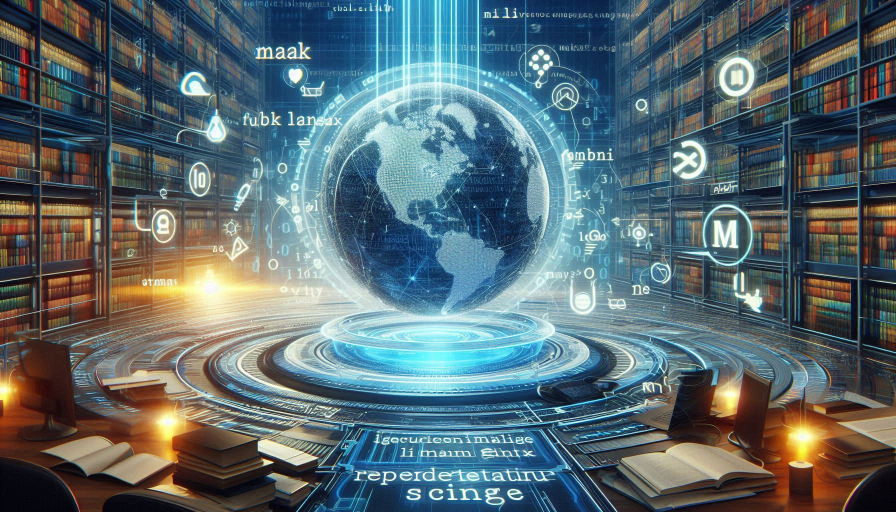
#> input picture Programación/005-Lectura y escritura de información/007-Interfaces gráficas/marcas.jpeg, 1792 x 1024 px (shown at 1/2 size)
$ python '030-genero muchas imagenes.py'
#> lines starting #> are read from the running program, lines starting #| are printed output that depends on the picture
from PIL import Image, ImageDraw, ImageFont

for numeroclase in range(0,10):
    imagencargada = Image.open('marcas.jpeg')
#> imagencargada is the input picture: PIL image 1792x1024 RGB; mean R, G, B 88.8, 106, 111.4

    escalada = imagencargada.resize((1920,1080))

    width, height = 1024, 1024

    imagen = Image.new(
        'RGB',
        (width, height),
        color = (255, 0, 0)
        )
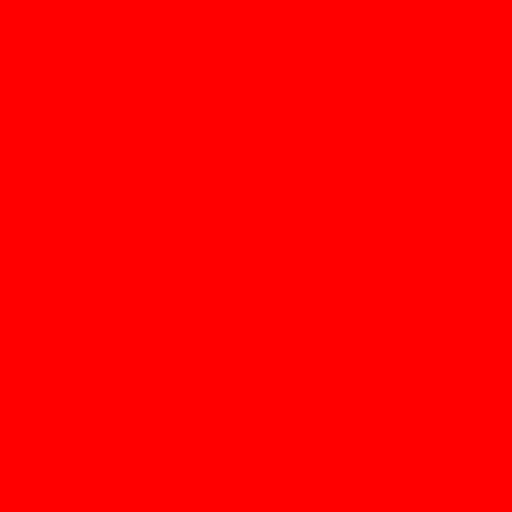
#> imagen: PIL image 1024x1024 RGB (shown at 1/2 size); mean R, G, B 255, 0, 0

    imagen.paste(
        imagencargada,
        (0,0)
        )
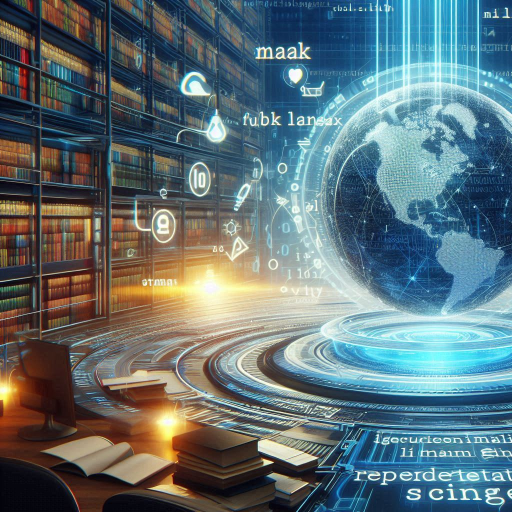
#> imagen: PIL image 1024x1024 RGB (shown at 1/2 size); mean R, G, B 94.8, 113.3, 118.6

    dibujo = ImageDraw.Draw(imagen, "RGBA")

    rectangulocoords= [(0, 800), (1920,1080)]
    negrotransparente = (0,0,0,200)

    try:
        fuente = ImageFont.truetype("parrafo.ttf",120)

    except IOError:
        fuente = ImageFont.load_default()

    texto="Lenguaje de Marcas - clase "+str(numeroclase)
    posiciontexto =(200, 860)

    colortexto = (250,250,250)

    dibujo.text(posiciontexto, texto, font=fuente, fill=colortexto)

    ruta = 'imagenes/imagen.jpg'+str(numeroclase)+'.jpg'

    imagen.save(ruta)
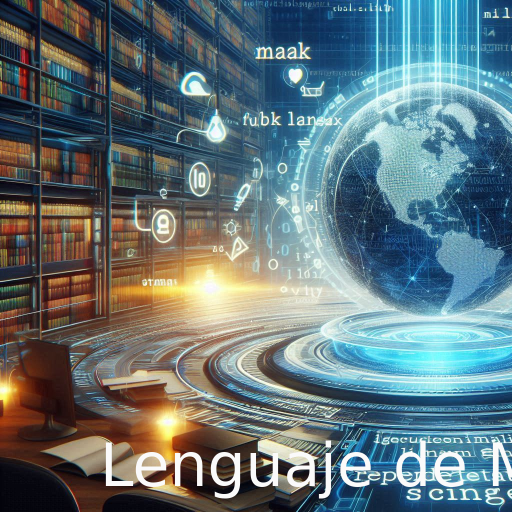
#> saved as imagen.jpg0.jpg: PIL image 1024x1024 RGB (shown at 1/2 size); mean R, G, B 98.1, 116.4, 121.5
